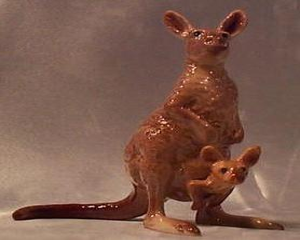
#> input picture temp/ncd_tempImg.jp2, 300 x 240 px
$ python -i main.py   (imports and definitions only)
#> lines starting #> are read from the running program, lines starting #| are printed output that depends on the picture
#> further down, picture is the input picture: PIL image 300x240 RGB; mean R, G, B 125.4, 90.3, 77.2
from ast import Raise
import numpy as np
import pandas as pd
import yaml
import os
import sys
import csv

from PIL import Image
from PIL.ImageFilter import MedianFilter, BLUR

# [12 lines left out: function get_dir, not called in this run]

def rotation(img):
    """
        Deprecated Function: takes and Image.Image object, retuns 3 Image.Image Objects with each image rotated by 2.5
    """
    rotation1 = img.rotate(2.5)
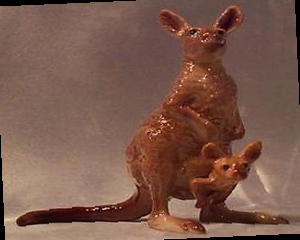
#> rotation1: PIL image 300x240 RGB; mean R, G, B 122.5, 88, 75.1
    rotation2 = rotation1.rotate(2.5)
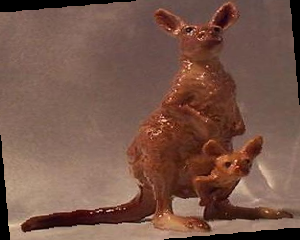
#> rotation2: PIL image 300x240 RGB; mean R, G, B 119.8, 85.8, 73.2
    rotation3 = rotation2.rotate(2.5)
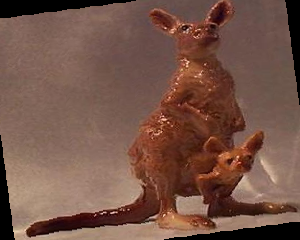
#> rotation3: PIL image 300x240 RGB; mean R, G, B 117.3, 83.9, 71.5
    return rotation1, rotation2, rotation3

# [46 lines left out: functions image_filtering, dir_cleaning, not called in this run]

# iterate over each division:
#   transformations
# export to data/01/dataset" + str(dataNumber) + "/train/i

# [81 lines not run here, left out]

>>> from PIL import Image
>>> picture = Image.open('../../temp/ncd_tempImg.jp2')
>>> result = rotation(picture)
